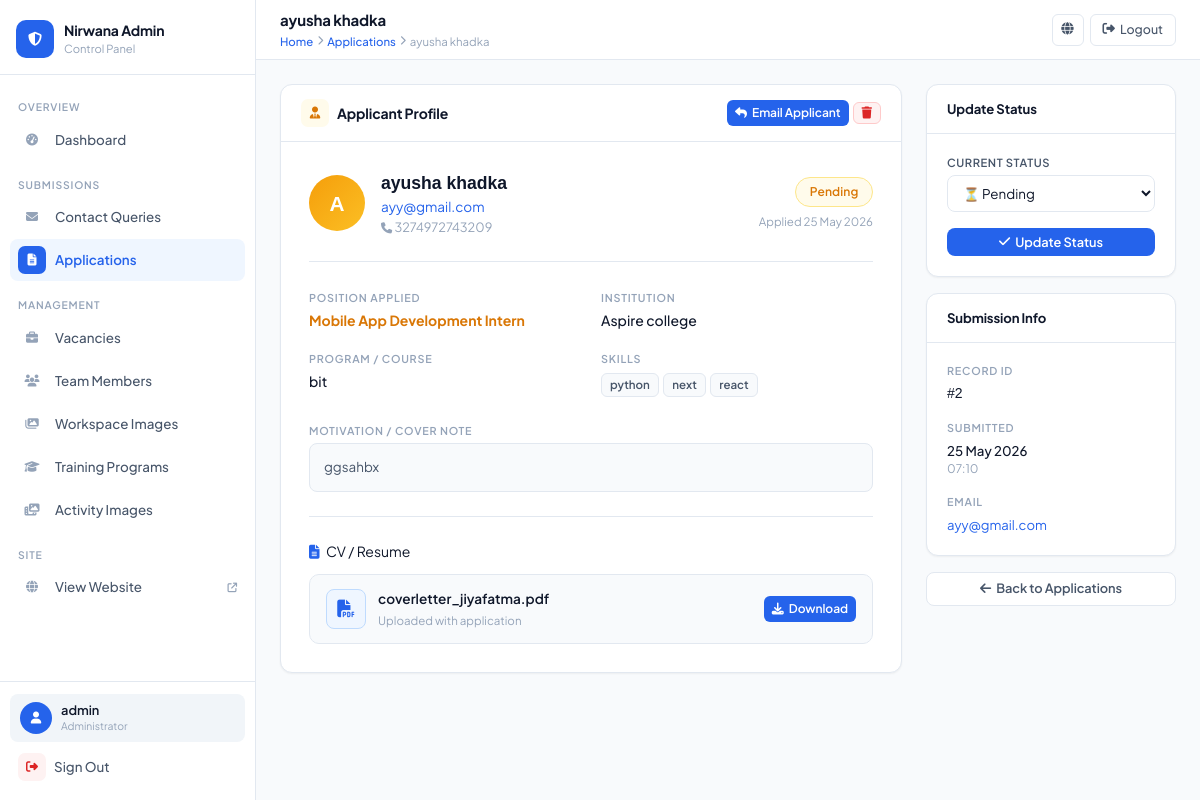
The page /myadmin/applications/2/ (signed in) on the database its author committed.
### app1/models.py (models this page shows, shortened)
class InternshipApplication(models.Model):
    POSITION_CHOICES = [
        ('Web Development Intern', 'Web Development Intern'),
        ('Mobile App Development Intern', 'Mobile App Development Intern'),
        ('Digital Marketing Intern', 'Digital Marketing Intern'),
    ]
    STATUS_CHOICES = [
        ('pending', 'Pending'),
        ('reviewing', 'Reviewing'),
        ('accepted', 'Accepted'),
        ('rejected', 'Rejected'),
    ]
    position = models.CharField(max_length=100, choices=POSITION_CHOICES)
    full_name = models.CharField(max_length=200)
    email = models.EmailField()
    phone = models.CharField(max_length=30, blank=True)
    program = models.CharField(max_length=100, blank=True)
    institution = models.CharField(max_length=200, blank=True)
    skills = models.CharField(max_length=300, blank=True)
    portfolio = models.URLField(blank=True)
    motivation = models.TextField(blank=True)
    cv_file = models.FileField(upload_to='cvs/', blank=True, null=True)
    status = models.CharField(
        max_length=20,
        choices=STATUS_CHOICES,
        default='pending'
    )
    submitted_at = models.DateTimeField(auto_now_add=True)
    is_read = models.BooleanField(default=False)
    class Meta:
        ordering = ['-submitted_at']
        verbose_name = 'Internship Application'
        verbose_name_plural = 'Internship Applications'
    def cv_filename(self):
        if self.cv_file:
            return self.cv_file.name.split('/')[-1]
        return None

### app1/views.py (the view, shortened to what this page needs)
# urls.py: path('myadmin/applications/<int:pk>/',        views.admin_application_detail, name='admin_application_detail'),
@login_required(login_url='admin_login')
@user_passes_test(is_admin, login_url='admin_login')
def admin_application_detail(request, pk):
    application = get_object_or_404(InternshipApplication, pk=pk)
    application.is_read = True
    application.save()
    return render(request, 'app1/admin/application_detail.html', {'application': application})

### app1/views.py (called while the page is built)
def is_admin(user):
    return user.is_authenticated and user.is_staff

### app1/templates/app1/admin/application_detail.html (shortened to what this page needs)
{% extends 'app1/admin/base.html' %}
{% block page_title %}{{ application.full_name }}{% endblock %}
{% block breadcrumb %}
  <a href="{% url 'admin_dashboard' %}">Home</a>
  <i class="fas fa-chevron-right" style="font-size:0.6rem"></i>
  <a href="{% url 'admin_applications' %}">Applications</a>
  <i class="fas fa-chevron-right" style="font-size:0.6rem"></i>
  <span>{{ application.full_name }}</span>
{% endblock %}
{% block content %}
<div style="display:flex;gap:1.5rem;align-items:flex-start;flex-wrap:wrap">
  <div style="flex:1;min-width:300px;display:flex;flex-direction:column;gap:1.5rem">
    <div class="card">
      <div class="card-header">
        <div class="card-title">
          <span class="title-icon" style="background:#FFFBEB;color:var(--orange)"><i class="fas fa-user-tie"></i></span>
          Applicant Profile
        </div>
        <div class="action-group">
          <a href="mailto:{{ application.email }}" class="btn btn-primary btn-sm">
            <i class="fas fa-reply"></i> Email Applicant
          </a>
          <a href="{% url 'admin_application_delete' application.pk %}"
             class="btn btn-danger btn-sm"
             onclick="return confirm('Delete this application? This cannot be undone.')">
            <i class="fas fa-trash"></i>
          </a>
        </div>
      </div>
      <div class="card-body" style="padding:1.75rem">
        <div style="display:flex;align-items:center;gap:1rem;margin-bottom:1.75rem;padding-bottom:1.5rem;border-bottom:1px solid var(--border)">
          <div style="width:56px;height:56px;border-radius:50%;background:linear-gradient(135deg,#F59E0B,#FBBF24);display:flex;align-items:center;justify-content:center;color:white;font-family:'Syne',sans-serif;font-size:1.3rem;font-weight:800;flex-shrink:0">
            {{ application.full_name|first|upper }}
          </div>
          <div>
            <div style="font-family:'Syne',sans-serif;font-size:1.1rem;font-weight:800;color:var(--text)">{{ application.full_name }}</div>
            <a href="mailto:{{ application.email }}" style="font-size:0.85rem;color:var(--blue);text-decoration:none">{{ application.email }}</a>
            {% if application.phone %}
            <div style="font-size:0.8rem;color:var(--text-light)"><i class="fas fa-phone" style="font-size:0.7rem"></i> {{ application.phone }}</div>
            {% endif %}
          </div>
          <div style="margin-left:auto;text-align:right">
            <span class="badge {{ application.status }}" style="font-size:0.75rem;padding:0.3rem 0.85rem">{{ application.get_status_display }}</span>
            <div style="font-size:0.72rem;color:var(--text-light);margin-top:6px">Applied {{ application.submitted_at|date:"d M Y" }}</div>
          </div>
        </div>
        <div class="detail-grid" style="margin-bottom:1.5rem">
          <div class="detail-field">
            <div class="field-label">Position Applied</div>
            <div class="field-value" style="color:var(--orange);font-weight:700">{{ application.position }}</div>
          </div>
          <div class="detail-field">
            <div class="field-label">Institution</div>
            <div class="field-value">{{ application.institution|default:"Not provided" }}</div>
          </div>
          <div class="detail-field">
            <div class="field-label">Program / Course</div>
            <div class="field-value">{{ application.program|default:"Not provided" }}</div>
          </div>
          <div class="detail-field">
            <div class="field-label">Skills</div>
            <div class="field-value">
              {% if application.skills %}
                {% for skill in application.skills.split %}
                <span style="display:inline-block;background:var(--bg);border:1px solid var(--border);padding:2px 8px;border-radius:6px;font-size:0.72rem;font-weight:600;margin:2px 2px 2px 0;color:var(--text-mid)">{{ skill }}</span>
                {% endfor %}
              {% else %}
                <span style="color:var(--text-light)">Not provided</span>
              {% endif %}
            </div>
          </div>
        </div>
        {% if application.motivation %}
        <div class="detail-field">
          <div class="field-label">Motivation / Cover Note</div>
          <div class="field-value message-text">{{ application.motivation }}</div>
        </div>
        {% endif %}
        {% if application.cv_file %}
        <div style="margin-top:1.5rem;padding-top:1.5rem;border-top:1px solid var(--border)">
          <div class="field-label" style="margin-bottom:0.75rem">
            <i class="fas fa-file-alt" style="color:var(--blue);margin-right:4px"></i>
            CV / Resume
          </div>
          <div style="display:flex;align-items:center;gap:0.75rem;background:var(--surface2);border:1px solid var(--border);border-radius:10px;padding:0.9rem 1rem">
            <div style="width:40px;height:40px;border-radius:8px;background:#EFF6FF;border:1px solid #BFDBFE;display:flex;align-items:center;justify-content:center;color:var(--blue);font-size:1.1rem;flex-shrink:0">
              <i class="fas fa-file-pdf"></i>
            </div>
            <div style="flex:1;min-width:0">
              <div style="font-size:0.85rem;font-weight:600;color:var(--text);white-space:nowrap;overflow:hidden;text-overflow:ellipsis">
                {{ application.cv_filename }}
              </div>
              <div style="font-size:0.72rem;color:var(--text-light);margin-top:2px">
                Uploaded with application
              </div>
            </div>
            <a href="{{ application.cv_file.url }}"
               target="_blank"
               download
               class="btn btn-primary btn-sm"
               style="flex-shrink:0">
              <i class="fas fa-download"></i> Download
            </a>
          </div>
        </div>
        {% endif %}
      </div>
    </div>
  </div>
  <div style="width:250px;flex-shrink:0;display:flex;flex-direction:column;gap:1rem">
    <div class="card">
      <div class="card-header">
        <div class="card-title" style="font-size:0.82rem">Update Status</div>
      </div>
      <div class="card-body" style="padding:1.25rem">
        <form method="POST" action="{% url 'admin_application_detail' application.pk %}">
          <div class="form-group" style="margin-bottom:1rem">
            <label>Current Status</label>
            <select name="status" class="filter-select" style="width:100%">
              <option value="pending" {% if application.status == 'pending' %}selected{% endif %}>⏳ Pending</option>
            </select>
          </div>
          <button type="submit" class="btn btn-primary" style="width:100%;justify-content:center">
            <i class="fas fa-check"></i> Update Status
          </button>
        </form>
      </div>
    </div>
    <div class="card">
      <div class="card-header">
        <div class="card-title" style="font-size:0.82rem">Submission Info</div>
      </div>
      <div class="card-body" style="padding:1.25rem;display:flex;flex-direction:column;gap:1rem">
        <div class="detail-field">
          <div class="field-label">Record ID</div>
          <div class="field-value" style="font-family:'Syne',sans-serif">#{{ application.pk }}</div>
        </div>
        <div class="detail-field">
          <div class="field-label">Submitted</div>
          <div class="field-value" style="font-size:0.83rem">{{ application.submitted_at|date:"d M Y" }}</div>
          <div style="font-size:0.74rem;color:var(--text-light)">{{ application.submitted_at|date:"H:i" }}</div>
        </div>
        <div class="detail-field">
          <div class="field-label">Email</div>
          <a href="mailto:{{ application.email }}" style="font-size:0.82rem;color:var(--blue);text-decoration:none;word-break:break-all">{{ application.email }}</a>
        </div>
      </div>
    </div>
    <a href="{% url 'admin_applications' %}" class="btn btn-ghost" style="width:100%;justify-content:center">
      <i class="fas fa-arrow-left"></i> Back to Applications
    </a>
  </div>
</div>
{% endblock %}

### app1/templates/app1/admin/base.html (shortened to what this page needs)
<!DOCTYPE html>
<html lang="en">
<head>
<link rel="stylesheet" href="https://cdnjs.cloudflare.com/ajax/libs/font-awesome/6.5.0/css/all.min.css">
</head>
<body>
<aside class="sidebar" id="sidebar">
  <div class="sidebar-top">
    <a href="{% url 'admin_dashboard' %}" class="brand">
      <div class="brand-mark"><i class="fas fa-shield-halved"></i></div>
      <div class="brand-info">
        <div class="name">Nirwana Admin</div>
        <div class="sub">Control Panel</div>
      </div>
    </a>
  </div>
  <nav class="sidebar-nav">
    <div class="nav-section">
      <span class="nav-label">Overview</span>
      <a href="{% url 'admin_dashboard' %}" class="nav-link {% if request.resolver_match.url_name == 'admin_dashboard' %}active{% endif %}">
        <span class="nav-icon"><i class="fas fa-gauge-high"></i></span>
        <span class="nav-text">Dashboard</span>
      </a>
    </div>
    <div class="nav-section">
      <span class="nav-label">Submissions</span>
      <a href="{% url 'admin_contacts' %}" class="nav-link {% if 'contact' in request.resolver_match.url_name %}active{% endif %}">
        <span class="nav-icon"><i class="fas fa-envelope"></i></span>
        <span class="nav-text">Contact Queries</span>
      </a>
      <a href="{% url 'admin_applications' %}" class="nav-link {% if 'application' in request.resolver_match.url_name %}active{% endif %}">
        <span class="nav-icon"><i class="fas fa-file-lines"></i></span>
        <span class="nav-text">Applications</span>
      </a>
    </div>
    <div class="nav-section">
      <span class="nav-label">Management</span>
      <a href="{% url 'admin_vacancies' %}" class="nav-link {% if 'vacanc' in request.resolver_match.url_name %}active{% endif %}">
        <span class="nav-icon"><i class="fas fa-briefcase"></i></span>
        <span class="nav-text">Vacancies</span>
      </a>
      <a href="{% url 'admin_team_members' %}" class="nav-link {% if 'team' in request.resolver_match.url_name %}active{% endif %}">
        <span class="nav-icon"><i class="fas fa-users"></i></span>
        <span class="nav-text">Team Members</span>
      </a>
      <a href="{% url 'admin_workspace_images' %}" class="nav-link {% if 'workspace' in request.resolver_match.url_name %}active{% endif %}">
        <span class="nav-icon"><i class="fas fa-images"></i></span>
        <span class="nav-text">Workspace Images</span>
      </a>
      <a href="{% url 'admin_training_programs' %}" class="nav-link {% if 'training' in request.resolver_match.url_name %}active{% endif %}">
        <span class="nav-icon"><i class="fas fa-graduation-cap"></i></span>
        <span class="nav-text">Training Programs</span>
      </a>
      <a href="{% url 'admin_activity_images' %}" class="nav-link {% if 'activity' in request.resolver_match.url_name %}active{% endif %}">
        <span class="nav-icon"><i class="fas fa-photo-film"></i></span>
        <span class="nav-text">Activity Images</span>
      </a>
    </div>
    <div class="nav-section">
      <span class="nav-label">Site</span>
      <a href="{% url 'home' %}" class="nav-link" target="_blank">
        <span class="nav-icon"><i class="fas fa-globe"></i></span>
        <span class="nav-text">View Website</span>
        <i class="fas fa-arrow-up-right-from-square" style="font-size:0.6rem;color:var(--text-light)"></i>
      </a>
    </div>
  </nav>
  <div class="sidebar-bottom">
    <div class="user-card">
      <div class="user-avatar"><i class="fas fa-user"></i></div>
      <div>
        <div class="user-name">{{ request.user.username }}</div>
        <div class="user-role">Administrator</div>
      </div>
    </div>
    <a href="{% url 'admin_logout' %}" class="logout-link">
      <i class="fas fa-right-from-bracket"></i>
      Sign Out
    </a>
  </div>
</aside>
<div class="main">
  <header class="topbar">
    <div class="topbar-left">
      <div>
        <div class="page-title">{% block page_title %}Dashboard{% endblock %}</div>
        <div class="breadcrumb">{% block breadcrumb %}<a href="{% url 'admin_dashboard' %}">Home</a>{% endblock %}</div>
      </div>
    </div>
    <div class="topbar-right">
      <a href="{% url 'home' %}" target="_blank" class="topbar-btn icon-only" title="View Site">
        <i class="fas fa-globe"></i>
      </a>
      <a href="{% url 'admin_logout' %}" class="topbar-btn">
        <i class="fas fa-right-from-bracket"></i>
        <span>Logout</span>
      </a>
    </div>
  </header>
  <main class="content">
    {% block content %}{% endblock %}
  </main>
</div>
</body>
</html>

### rows shown on the page
InternshipApplication: full_name "ayusha khadka", full_name|first "A", email "ayy@gmail.com", phone "3274972743209", status "Pending", submitted_at "25 May 2026", position "Mobile App Development Intern", institution "Aspire college", program "bit", motivation "ggsahbx", cv_filename "coverletter_jiyafatma.pdf", status "⏳ Pending", pk "2", submitted_at "07:10"

### other values the page prints
{{ request.user.username }} "admin"
{{ skill }} "python" "next" "react"
